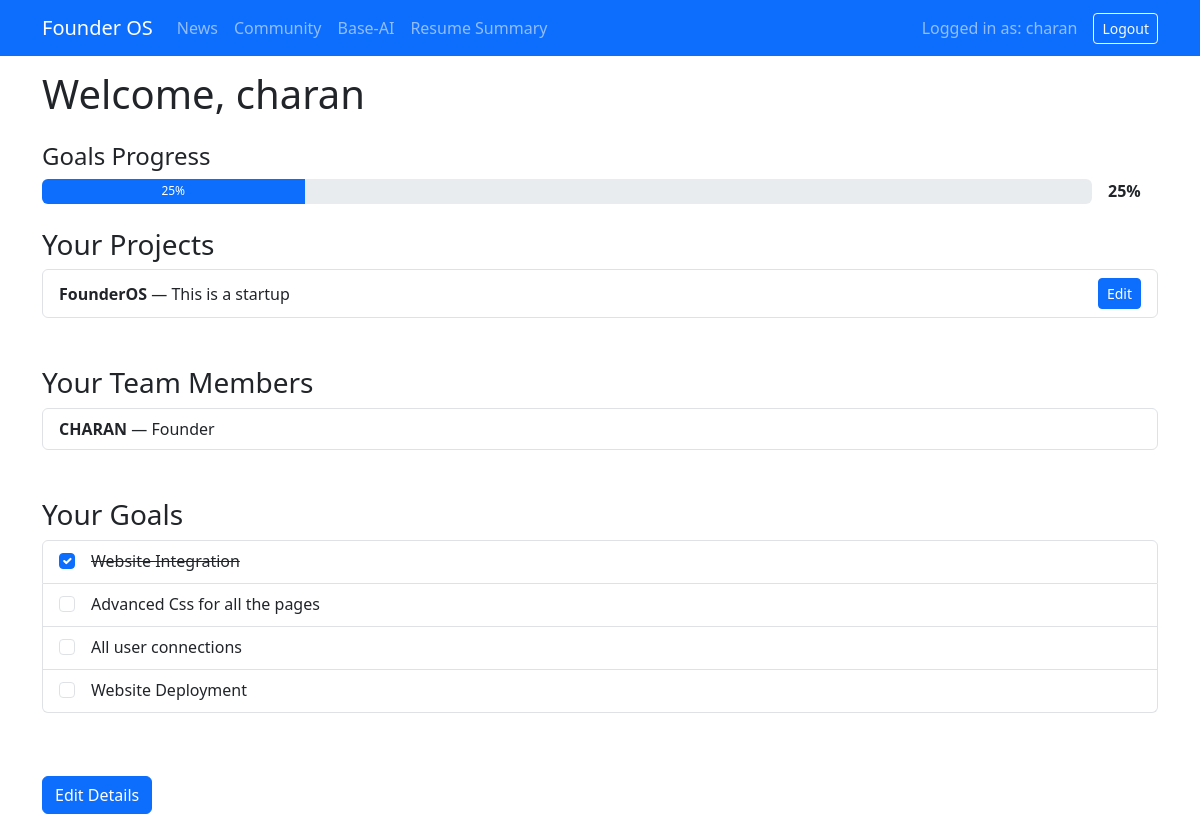
Page /founder/home (signed in) on the committed database.
### tables this page shows
CREATE TABLE projects (
            id INTEGER PRIMARY KEY AUTOINCREMENT,
            founder_username TEXT,
            project_name TEXT,
            project_desc TEXT
        );

CREATE TABLE team_members (
            id INTEGER PRIMARY KEY AUTOINCREMENT,
            founder_username TEXT,
            member_name TEXT,
            member_role TEXT
        );

CREATE TABLE goals (
            id INTEGER PRIMARY KEY AUTOINCREMENT,
            founder_username TEXT,
            goal_desc TEXT,
            completed INTEGER DEFAULT 0
        );

### app.py (the view)
@app.route('/founder/home')
def founder_home():
    if 'role' not in session or session['role'] != 'founder':
        return redirect(url_for('login'))
    founder_username = session['username']
    conn = get_db_connection()
    c = conn.cursor()
    c.execute("SELECT * FROM projects WHERE founder_username=?", (founder_username,))
    projects = c.fetchall()
    c.execute("SELECT * FROM team_members WHERE founder_username=?", (founder_username,))
    team_members = c.fetchall()
    c.execute("SELECT * FROM goals WHERE founder_username=?", (founder_username,))
    goals = c.fetchall()
    c.execute("SELECT COUNT(*) FROM goals WHERE founder_username=?", (founder_username,))
    total_goals = c.fetchone()[0]
    c.execute("SELECT COUNT(*) FROM goals WHERE founder_username=? AND completed=1", (founder_username,))
    completed_goals = c.fetchone()[0]
    progress_percent = int((completed_goals / total_goals) * 100) if total_goals > 0 else 0
    total_goals = len(goals)
    completed_goals = sum(1 for g in goals if g['completed'] == 1)
    progress_percent = int((completed_goals / total_goals) * 100) if total_goals > 0 else 0
    celebration = (completed_goals == total_goals and total_goals > 0)
    c.execute("SELECT title, content, created_at FROM news ORDER BY created_at DESC")
    news_items = c.fetchall()
    conn.close()
    return render_template('founder_home.html', user=founder_username, projects=projects, team_members=team_members, goals=goals, celebration=(progress_percent == 100), progress_percent=progress_percent)

### app.py (called while the page is built)
def get_db_connection():
    conn = sqlite3.connect(DB_PATH)
    conn.row_factory = sqlite3.Row
    return conn

### templates/founder_home.html (shortened to what this page needs)
<!DOCTYPE html>
<html lang="en">
<head>
  <link href="https://cdn.jsdelivr.net/npm/bootstrap@5.3.0/dist/css/bootstrap.min.css" rel="stylesheet" />
</head>
<body>
  <nav class="navbar navbar-expand-lg fixed-top navbar-dark bg-primary">
    <div class="container">
      <a class="navbar-brand" href="#">Founder OS</a>
      <div class="collapse navbar-collapse" id="navbarNav">
        <ul class="navbar-nav me-auto">
          <li class="nav-item"><a class="nav-link" href="#">News</a></li>
          <li class="nav-item"><a class="nav-link" href="{{ url_for('community') }}">Community</a></li>
          <li class="nav-item"><a class="nav-link" href="https://ai-0jiu.onrender.com/">Base-AI</a></li>
          <li class="nav-item"><a class="nav-link" href="#">Resume Summary</a></li>
        </ul>
        <span class="navbar-text me-3">Logged in as: {{ user }}</span>
        <a href="{{ url_for('logout') }}" class="btn btn-outline-light btn-sm">Logout</a>
      </div>
    </div>
  </nav>
  <main class="container">
    <h1 class="mb-4">Welcome, {{ user }}</h1>
    <section class="mb-4">
      <h4>Goals Progress</h4>
      <div class="d-flex align-items-center gap-3 mb-2">
        <div class="progress flex-grow-1">
          <div id="progress-bar" class="progress-bar" role="progressbar" style="width: 0%;" aria-valuenow="0" aria-valuemin="0" aria-valuemax="100">0%</div>
        </div>
        <div id="progress-ticker" style="min-width: 50px; font-weight: bold;">0%</div>
      </div>
    </section>
    <section class="mb-5">
      <h3>Your Projects</h3>
      {% if projects %}
      <ul class="list-group">
        {% for project in projects %}
        <li class="list-group-item d-flex justify-content-between align-items-center">
          <div><strong>{{ project.project_name }}</strong> — {{ project.project_desc }}</div>
          <a href="{{ url_for('founder_edit', project_id=project.id) }}" class="btn btn-sm btn-primary">Edit</a>
        </li>
        {% endfor %}
      </ul>
      {% else %}
      <p>You have no projects yet. <a href="{{ url_for('founder_edit') }}">Add some</a></p>
      {% endif %}
    </section>
    <section class="mb-5">
      <h3>Your Team Members</h3>
      {% if team_members %}
      <ul class="list-group">
        {% for member in team_members %}
        <li class="list-group-item"><strong>{{ member.member_name }}</strong> — {{ member.member_role }}</li>
        {% endfor %}
      </ul>
      {% else %}
      <p>No team members yet. <a href="{{ url_for('founder_edit') }}">Add some</a></p>
      {% endif %}
    </section>
<section class="mb-5">
  <h3>Your Goals</h3>
  {% if goals %}
  <ul class="list-group">
    {% for goal in goals %}
    <li class="list-group-item d-flex justify-content-between align-items-center">
      <form method="POST" action="{{ url_for('mark_goal_complete', goal_id=goal.id) }}" class="d-flex align-items-center w-100">
        <div class="form-check">
          <input class="form-check-input" type="checkbox" name="completed" onchange="this.form.submit()" {% if goal.completed %}checked{% endif %}>
          <label class="form-check-label ms-2">
            {% if goal.completed %}
              <del>{{ goal.goal_desc }}</del>
            {% else %}
              {{ goal.goal_desc }}
            {% endif %}
          </label>
        </div>
      </form>
    </li>
    {% endfor %}
  </ul>
  {% else %}
  <p>No goals yet. <a href="{{ url_for('founder_edit') }}">Add some</a></p>
  {% endif %}
</section>
    <a href="{{ url_for('founder_edit') }}" class="btn btn-primary edit-button">Edit Details</a>
  </main>
</body>
</html>

### templates/founder_home.html (style rules this page uses)
body { padding-top: 70px; }
.progress { height: 25px; }
.edit-button { margin-top: 15px; display: inline-block; }

### rows in the picture
projects: project_name "FounderOS", project_desc "This is a startup"
team_members: member_name "CHARAN", member_role "Founder"
goals: completed "☑", goal_desc "Website Integration"
goals: goal_desc "Advanced Css for all the pages"
goals: goal_desc "All user connections"
goals: goal_desc "Website Deployment"

### other values in the picture
{{ user }} "charan"
